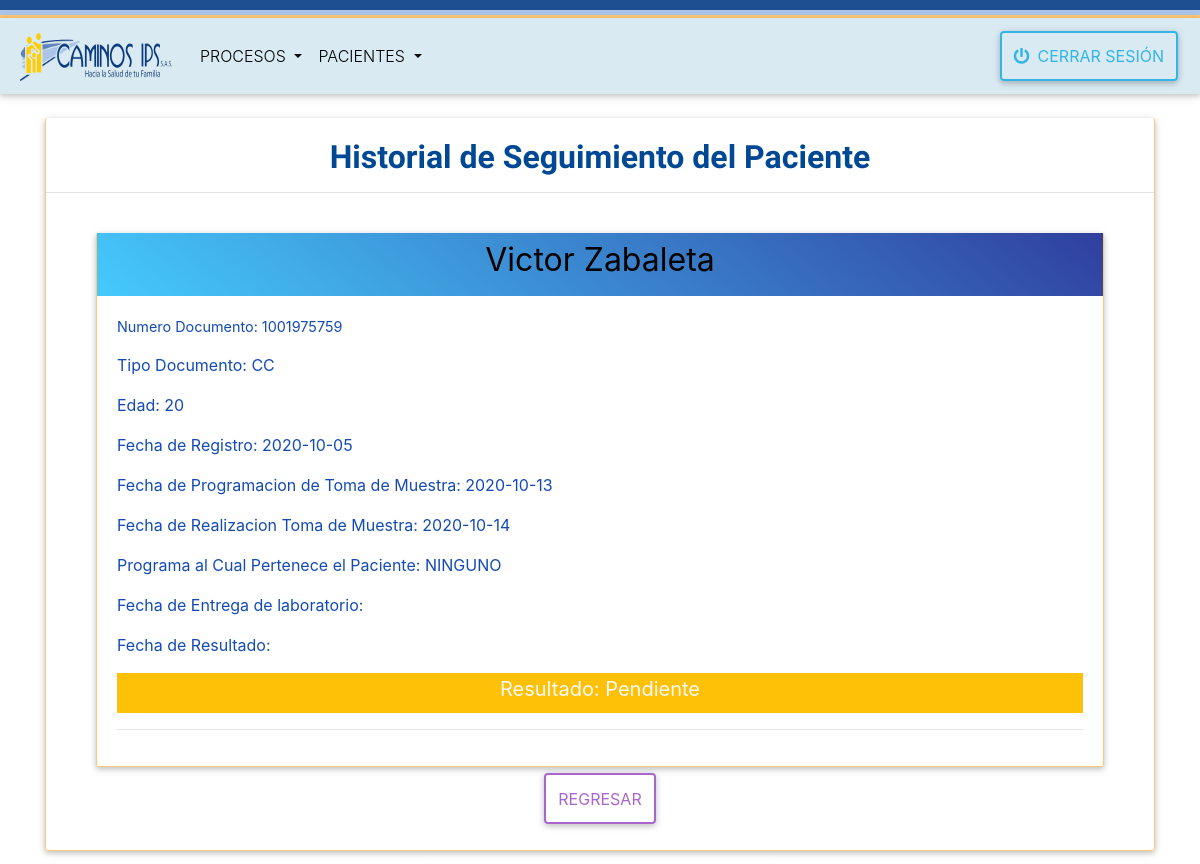
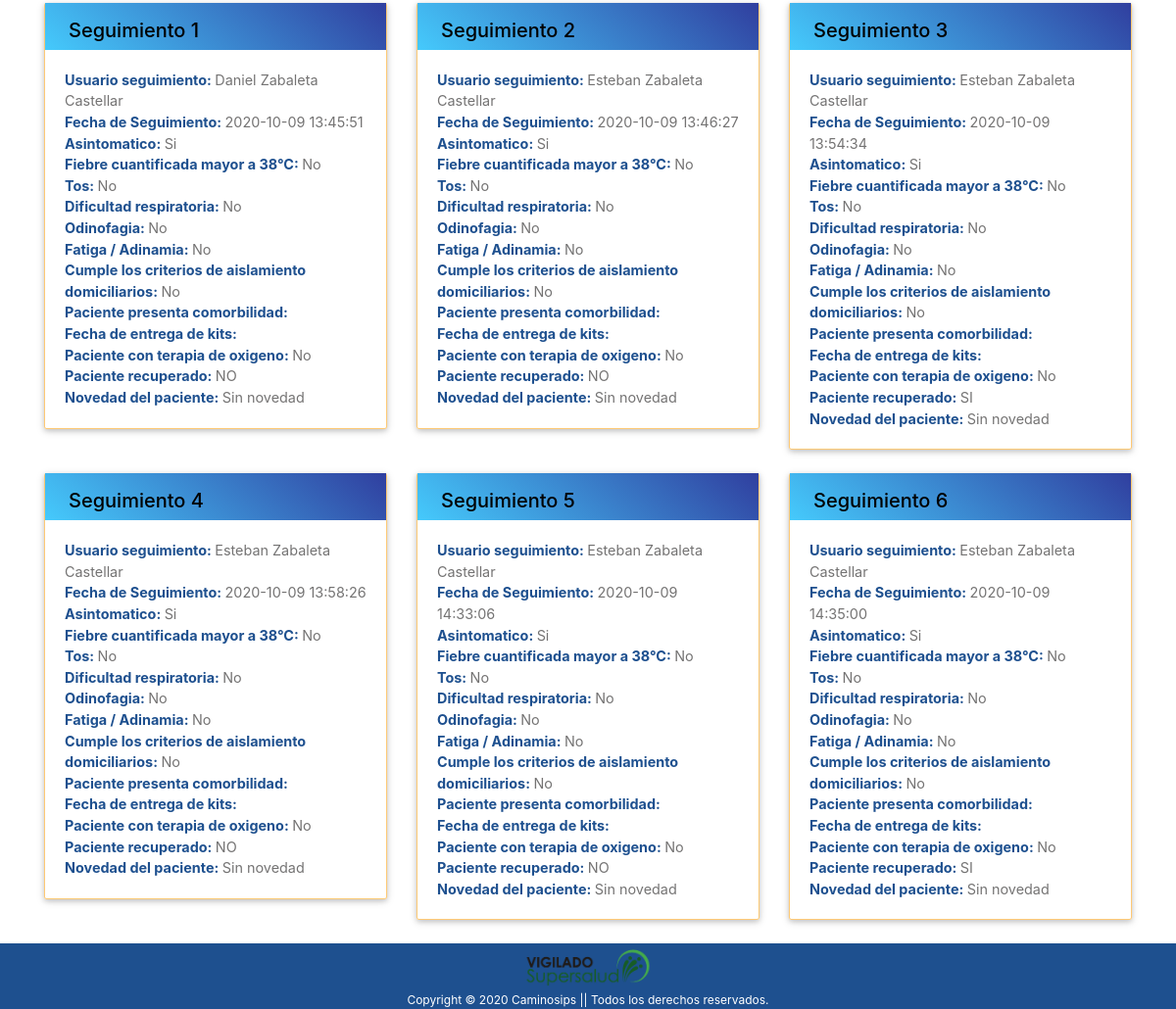
Page /historial_paciente.php?fs=2020-10-09&nd=1001975759 on the committed database (2 pictures, top to bottom).
### tables this page shows
CREATE TABLE IF NOT EXISTS `prog_toma_muestra` (
  `id` int(11) NOT NULL AUTO_INCREMENT,
  `usuario_id` int(11) DEFAULT NULL,
  `pacientes_id` int(11) NOT NULL,
  `acepta_visita` text,
  `fecha_programacion` datetime DEFAULT NULL,
  `fecha_realizacion` datetime DEFAULT NULL,
  `visita_exitosa` varchar(50) DEFAULT NULL,
  `tipo_prueba` varchar(50) DEFAULT NULL,
  `observacion` varchar(45) DEFAULT NULL,
  `motivo` text,
  `programacion_atencion` varchar(45) DEFAULT NULL,
  `programa_pertenece` varchar(45) DEFAULT NULL,
  `fecha_entrega_lab` date DEFAULT NULL,
  `fecha_procesamiento` date DEFAULT NULL,
  `fecha_resultado` date DEFAULT NULL,
  `resultado` enum('Positivo','Negativo','Pendiente') DEFAULT 'Pendiente',
  `estado_proceso` varchar(10) NOT NULL DEFAULT 'ACTIVO',
  `notificado` varchar(2) NOT NULL DEFAULT 'NO',
  `fecha_notificacion` datetime DEFAULT NULL,
  `fecha_registro` datetime DEFAULT CURRENT_TIMESTAMP,
  PRIMARY KEY (`id`),
  KEY `index_paciente` (`pacientes_id`),
  KEY `usuario_id` (`usuario_id`),
  CONSTRAINT `FK_prog_toma_muestra_usuarios` FOREIGN KEY (`usuario_id`) REFERENCES `usuarios` (`id`),
  CONSTRAINT `prog_toma_muestra_ibfk_1` FOREIGN KEY (`pacientes_id`) REFERENCES `pacientes` (`id`)
);

CREATE TABLE IF NOT EXISTS `pacientes` (
  `id` int(11) NOT NULL AUTO_INCREMENT,
  `primer_nombre` text NOT NULL,
  `tipo_paciente` text NOT NULL,
  `segundo_nombre` text,
  `primer_apellido` text NOT NULL,
  `segundo_apellido` text,
  `tipo_documento` text NOT NULL,
  `numero_documento` bigint(20) NOT NULL,
  `edad` int(11) NOT NULL,
  `unidad_medida` varchar(100) NOT NULL,
  `sexo` varchar(100) NOT NULL,
  `barrio` varchar(100) NOT NULL,
  `municipio` varchar(100) NOT NULL,
  `correo` varchar(100) DEFAULT NULL,
  `telefono` bigint(20) NOT NULL,
  `telefono2` bigint(20) DEFAULT NULL,
  `aseguradora` text NOT NULL,
  `novedad_paciente` varchar(40) DEFAULT NULL,
  `regimen` varchar(50) NOT NULL,
  `estado_paciente` enum('VIVO','MUERTO') NOT NULL DEFAULT 'VIVO',
  `fecha_fallecimiento` datetime DEFAULT NULL,
  `laboratorio` varchar(50) DEFAULT NULL,
  `trabajador_salud` enum('SI','NO') DEFAULT NULL,
  `contacto_caso_confirmado` enum('SI','NO') DEFAULT NULL,
  `observacion_paciente` text,
  `fecha_nacimiento` date DEFAULT NULL,
  `fecha_prog_recep` datetime DEFAULT NULL,
  `fecha_registro` timestamp NOT NULL DEFAULT CURRENT_TIMESTAMP,
  `id_usuario_programacion` int(11) DEFAULT NULL,
  `id_usuario_seguimiento` int(11) DEFAULT NULL,
  `id_usuario_notificacion` int(11) DEFAULT NULL,
  PRIMARY KEY (`id`),
  UNIQUE KEY `numero_documento` (`numero_documento`),
  KEY `FK_pacientes_usuarios_seguimiento` (`id_usuario_seguimiento`),
  KEY `FK_pacientes_usuarios_programacion` (`id_usuario_programacion`),
  KEY `FK_pacientes_usuarios_notificacion` (`id_usuario_notificacion`),
  CONSTRAINT `FK_pacientes_usuarios_notificacion` FOREIGN KEY (`id_usuario_notificacion`) REFERENCES `usuarios` (`id`) ON DELETE SET NULL ON UPDATE CASCADE,
  CONSTRAINT `FK_pacientes_usuarios_programacion` FOREIGN KEY (`id_usuario_programacion`) REFERENCES `usuarios` (`id`) ON DELETE SET NULL ON UPDATE CASCADE,
  CONSTRAINT `FK_pacientes_usuarios_seguimiento` FOREIGN KEY (`id_usuario_seguimiento`) REFERENCES `usuarios` (`id`) ON DELETE SET NULL ON UPDATE CASCADE
);

CREATE TABLE IF NOT EXISTS `seguimiento_paciente` (
  `id` int(11) NOT NULL AUTO_INCREMENT,
  `complemento_seg_id` int(11) NOT NULL,
  `tipo_toma` enum('Primera toma','Segunda toma') NOT NULL DEFAULT 'Primera toma',
  `fecha_hora` timestamp NOT NULL,
  `asintomatico` varchar(45) NOT NULL,
  `fecha_sintomas` date DEFAULT NULL,
  `fiebre_cuantificada` varchar(45) NOT NULL,
  `tos` varchar(45) NOT NULL,
  `dificultad_respiratoria` varchar(45) NOT NULL,
  `odinofagia` varchar(45) NOT NULL,
  `fatiga_adinamia` varchar(45) NOT NULL,
  `cumple_criterios` varchar(50) NOT NULL,
  `comorbilidad` varchar(50) DEFAULT NULL,
  `entrega_kits` varchar(50) DEFAULT NULL,
  `fecha_entrega_kits` date DEFAULT NULL,
  `oxigeno_terapia` varchar(50) DEFAULT NULL,
  `tipo_flujo` enum('Alto flujo','Bajo flujo') DEFAULT NULL,
  `ambito_atencion` varchar(50) NOT NULL,
  `saturacion_oxigeno` varchar(50) NOT NULL,
  `actual` enum('si','no') DEFAULT 'si',
  `novedad_paciente` longtext,
  `paciente_recuperado` enum('SI','NO','POR DEFINIR') DEFAULT NULL,
  `id_usuario` int(11) NOT NULL,
  `id_pacientes` int(11) DEFAULT NULL,
  PRIMARY KEY (`id`),
  KEY `id_pacientes` (`id_pacientes`),
  KEY `seguimiento_paciente_ibfk_2` (`id_usuario`),
  KEY `complemento_seg_id` (`complemento_seg_id`),
  CONSTRAINT `seguimiento_paciente_ibfk_3` FOREIGN KEY (`complemento_seg_id`) REFERENCES `complemento_seg` (`id`)
);

CREATE TABLE IF NOT EXISTS `usuarios` (
  `id` int(11) NOT NULL AUTO_INCREMENT,
  `nombre_apellido` varchar(45) NOT NULL,
  `identificacion` varchar(50) NOT NULL DEFAULT '',
  `clave` varchar(100) NOT NULL,
  `roles` enum('Auxiliar de programacion','Auxiliar de seguimiento','Coordinador covid','Medico','Digitador') NOT NULL,
  `sede` enum('Cartagena','Barranquilla','Carmen de bolivar') DEFAULT NULL,
  PRIMARY KEY (`id`),
  UNIQUE KEY `identificacion` (`identificacion`)
);

### historial_paciente.php (called while the page is built, shortened)
<?php session_start();
include 'conexion.php';
    $documento = $_REQUEST['nd'];
    $fecha_seguimiento = $_REQUEST['fs'];
    if (empty($documento) or (!is_numeric($documento))) {
        $errores = 'El campo no debe estar vacio y debe ser solo numerico';
    } else {
        $consulta = $conexion->prepare("SELECT * FROM pacientes WHERE numero_documento = $documento");
        $consulta->execute();
        if ($consulta->rowCount() > 0) {
            $consulta = $conexion->prepare("SELECT CONCAT(primer_nombre, ' ', primer_apellido) AS 'Nombre_Completo', numero_documento, tipo_documento,
        DATE(pacientes.fecha_registro) AS fecha_registro,edad,DATE(ptm.fecha_programacion) AS fecha_programacion, DATE(ptm.fecha_realizacion) AS fecha_realizacion, programa_pertenece, DATE(fecha_entrega_lab) AS fecha_entrega_lab, DATE(fecha_resultado) AS fecha_resultado, resultado
         FROM pacientes
         INNER JOIN prog_toma_muestra ptm ON ptm.pacientes_id = pacientes.id
         WHERE numero_documento = :numero_documento");
            $consulta->execute(array(':numero_documento' => $documento));
            $resultado = $consulta->fetch();
            $Nombre_Completo = $resultado['Nombre_Completo'];
            $tipo_documento = $resultado['tipo_documento'];
            $numero_documento = $resultado['numero_documento'];
            $fecha_registro = $resultado['fecha_registro'];
            $edad = $resultado['edad'];
            $fecha_programacion = $resultado['fecha_programacion'];
            $fecha_realizacion = $resultado['fecha_realizacion'];
            $programa_pertenece = $resultado['programa_pertenece'];
            $resultado = $resultado['resultado'];
            $stm = $conexion->prepare("SELECT
             u.nombre_apellido,
             s.fecha_hora, s.asintomatico, s.fiebre_cuantificada, s.tos, s.dificultad_respiratoria,
             s.odinofagia, s.fatiga_adinamia, cumple_criterios, comorbilidad, fecha_entrega_kits, oxigeno_terapia, s.novedad_paciente, s.paciente_recuperado
             FROM `complemento_seg` C
             INNER JOIN pacientes P ON p.id = c.id_pacientes
             INNER JOIN seguimiento_paciente s ON s.complemento_seg_id = c.id
             INNER JOIN usuarios u ON s.id_usuario = u.id
             WHERE P.numero_documento = ? AND DATE(fecha_hora) = ?");
            $stm->execute(array($documento, $fecha_seguimiento));
            $res = $stm->fetchAll(PDO::FETCH_OBJ);
        } else {
            $errores = 'Paciente no se encuentra Registrado';
        }
    }
require 'views/historial_paciente_view.php';
?>

### views/historial_paciente_view.php (the view, shortened to what this page needs)
<?php require_once 'views/header_view.php' ?>
    <div class="container padre mt-4">
        <div class="card mb-3 text-center hoverable">
            <h4 class="mb-1">
                <strong>Historial de Seguimiento del Paciente</strong>
                <hr>
                </h4>
            <div class="card-body">
                <div class="col-sm-12">
                    <div class="comtainer">
                        <?php
                            if (!empty($resultado)){?>
                        <div class="container">
                            <div class="card card-cascade">
                                <div class="view view-cascade gradient-card-header blue-gradient">
                                    <h2 class="card-header-title mb-3 mt-2"><?php echo $Nombre_Completo;?></h2>
                                </div>
                                <div class="card-body card-body-cascade text-left">
                                    <p style="color:rgba(13, 70, 177, 0.972)" ; class="card-text">Numero Documento:
                                        <?php echo $numero_documento;?></p>
                                    <p style="color:rgba(13, 70, 177, 0.972)" ;class="card-text">Tipo Documento:
                                        <?php echo $tipo_documento;?></p>
                                    <p style="color:rgba(13, 70, 177, 0.972)" ;class="card-text">Edad:
                                        <?php echo $edad;?></p>
                                    <p style="color:rgba(13, 70, 177, 0.972)" ;class="card-text">Fecha de Registro:
                                        <?php echo $fecha_registro;?></p>
                                    <p style="color:rgba(13, 70, 177, 0.972)" ;class="card-text">Fecha de
                                        Programacion de Toma de Muestra: <?php echo $fecha_programacion;?></p>
                                    <p style="color:rgba(13, 70, 177, 0.972)" ;class="card-text">Fecha de
                                        Realizacion Toma de Muestra: <?php echo $fecha_realizacion;?></p>
                                    <p style="color:rgba(13, 70, 177, 0.972)" ;class="card-text">Programa al Cual
                                        Pertenece el Paciente: <?php echo $programa_pertenece;?></p>
                                    <p style="color:rgba(13, 70, 177, 0.972)" ;class="card-text">Fecha de Entrega de
                                        laboratorio: <?php echo $fecha_entrega_lab;?></p>
                                    <p style="color:rgba(13, 70, 177, 0.972)" ;class="card-text">Fecha de Resultado:
                                        <?php echo $fecha_resultado;?></p>
                                    <?php if($resultado == 'Pendiente'): ?>
                                        <div class="text-center text-light bg-warning py-1">
                                            <h5>Resultado:
                                            <?php echo $resultado;?></h5>
                                        </div>
                                    <?php endif ?>
                                    <hr>
                                </div>
                            </div>
                            <?php } ?>
                            <a href="historial_paciente_fecha.php?nd=<?= $numero_documento ?>" class="btn btn-outline-secondary">Regresar</a>
                        </div>
                    </div>
                </div>
            </div>
        </div>
    </div>
    <?php if (!empty($res)) : ?>
    <div class="container">
        <div class="row">
            <?php $i = 1;
            foreach ($res as $key) : ?>
            <div class="col-4">
                <div class="card card-cascade wider">
                    <div class="view view-cascade gradient-card-header blue-gradient">
                            <h5 class='ml-4'> Seguimiento <?= $i ?></h5>
                    </div>
                    <div class="card-body card-body-cascade text-left">
                        <p class="card-text ">
                            <strong style="color:rgba(30, 80, 143)">Usuario seguimiento:
                            </strong><?= $key->nombre_apellido ?>
                            <br>
                            <strong style="color:rgba(30, 80, 143)">Fecha de Seguimiento:
                            </strong><?= $key->fecha_hora ?>
                            <br>
                            <strong style="color:rgba(30, 80, 143)">Asintomatico:
                            </strong><?= $key->asintomatico ?>
                            <br>
                            <strong style="color:rgba(30, 80, 143)">Fiebre cuantificada mayor a 38°C:
                            </strong><?= $key->fiebre_cuantificada ?>
                            <br>
                            <strong style="color:rgba(30, 80, 143)">Tos: </strong><?= $key->tos ?>
                            <br>
                            <strong style="color:rgba(30, 80, 143)">Dificultad respiratoria:
                            </strong><?= $key->dificultad_respiratoria ?>
                            <br>
                            <strong style="color:rgba(30, 80, 143)">Odinofagia: </strong><?= $key->odinofagia ?>
                            <br>
                            <strong style="color:rgba(30, 80, 143)">Fatiga / Adinamia:
                            </strong><?= $key->fatiga_adinamia ?>
                            <br>
                            <strong style="color:rgba(30, 80, 143)">Cumple los criterios de aislamiento
                                domiciliarios: </strong><?= $key->cumple_criterios ?>
                            <br>
                            <strong style="color:rgba(30, 80, 143)">Paciente presenta comorbilidad:
                            </strong><?= $key->comorbilidad ?>
                            <br>
                            <strong style="color:rgba(30, 80, 143)">Fecha de entrega de kits:
                            </strong><?= $key->fecha_entrega_kits ?>
                            <br>
                            <strong style="color:rgba(30, 80, 143)">Paciente con terapia de oxigeno:
                            </strong><?= $key->oxigeno_terapia ?>
							<br>
                            <strong style="color:rgba(30, 80, 143)">Paciente recuperado:
                            </strong><?= $key->paciente_recuperado ?>
                            <br>
                            <strong style="color:rgba(30, 80, 143)">Novedad del paciente:
                            </strong><?= $key->novedad_paciente ?>
                        </p>
                    </div>
                </div>
                <br>
            </div>
            <?php $i++;
                    endforeach ?>
        </div>
    </div>
    <?php endif ?>
<?php require_once 'views/footer_view.php' ?>

### css/stylos_formulario.css (style rules this page uses)
.padre h4 { font-family: 'Poiret One', cursive; }
body h4 { margin-top: 20px; color: #004894; }
* { margin: 0; padding: 0; -webkit-box-sizing: border-box; -moz-box-sizing: border-box; box-sizing: border-box; }
.card { padding-right: 0px !important; }

### rows in the picture
prog_toma_muestra: pacientes.numero_documento "1001975759", pacientes.tipo_documento "CC", pacientes.edad "20", programa_pertenece "NINGUNO", resultado "Pendiente"
seguimiento_paciente: id_usuario.nombre_apellido "Daniel Zabaleta Castellar", fecha_hora "2020-10-09 13:45:51", asintomatico "Si", fiebre_cuantificada "No", tos "No", dificultad_respiratoria "No", odinofagia "No", fatiga_adinamia "No", cumple_criterios "No", oxigeno_terapia "No", paciente_recuperado "NO", novedad_paciente "Sin novedad"
seguimiento_paciente: id_usuario.nombre_apellido "Esteban Zabaleta Castellar", fecha_hora "2020-10-09 13:46:27", asintomatico "Si", fiebre_cuantificada "No", tos "No", dificultad_respiratoria "No", odinofagia "No", fatiga_adinamia "No", cumple_criterios "No", oxigeno_terapia "No", paciente_recuperado "NO", novedad_paciente "Sin novedad"
seguimiento_paciente: id_usuario.nombre_apellido "Esteban Zabaleta Castellar", fecha_hora "2020-10-09 13:54:34", asintomatico "Si", fiebre_cuantificada "No", tos "No", dificultad_respiratoria "No", odinofagia "No", fatiga_adinamia "No", cumple_criterios "No", oxigeno_terapia "No", paciente_recuperado "SI", novedad_paciente "Sin novedad"
seguimiento_paciente: id_usuario.nombre_apellido "Esteban Zabaleta Castellar", fecha_hora "2020-10-09 13:58:26", asintomatico "Si", fiebre_cuantificada "No", tos "No", dificultad_respiratoria "No", odinofagia "No", fatiga_adinamia "No", cumple_criterios "No", oxigeno_terapia "No", paciente_recuperado "NO", novedad_paciente "Sin novedad"
seguimiento_paciente: id_usuario.nombre_apellido "Esteban Zabaleta Castellar", fecha_hora "2020-10-09 14:33:06", asintomatico "Si", fiebre_cuantificada "No", tos "No", dificultad_respiratoria "No", odinofagia "No", fatiga_adinamia "No", cumple_criterios "No", oxigeno_terapia "No", paciente_recuperado "NO", novedad_paciente "Sin novedad"
seguimiento_paciente: id_usuario.nombre_apellido "Esteban Zabaleta Castellar", fecha_hora "2020-10-09 14:35:00", asintomatico "Si", fiebre_cuantificada "No", tos "No", dificultad_respiratoria "No", odinofagia "No", fatiga_adinamia "No", cumple_criterios "No", oxigeno_terapia "No", paciente_recuperado "SI", novedad_paciente "Sin novedad"

### other values in the picture
$Nombre_Completo "Victor Zabaleta"
$fecha_registro "2020-10-05"
$fecha_programacion "2020-10-13"
$fecha_realizacion "2020-10-14"
